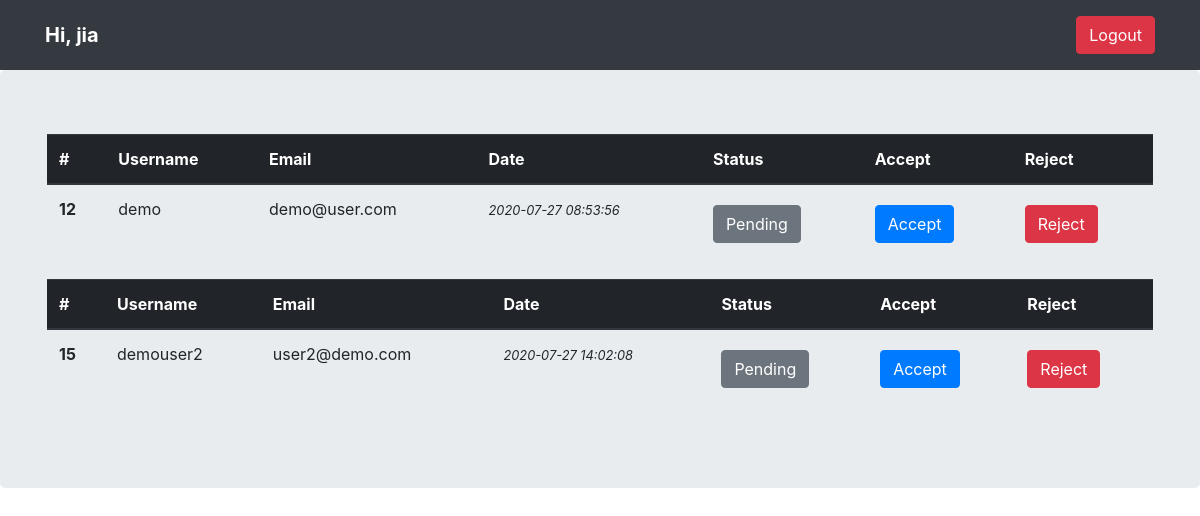
/ (signed in), run on an earlier commit of the app's database.
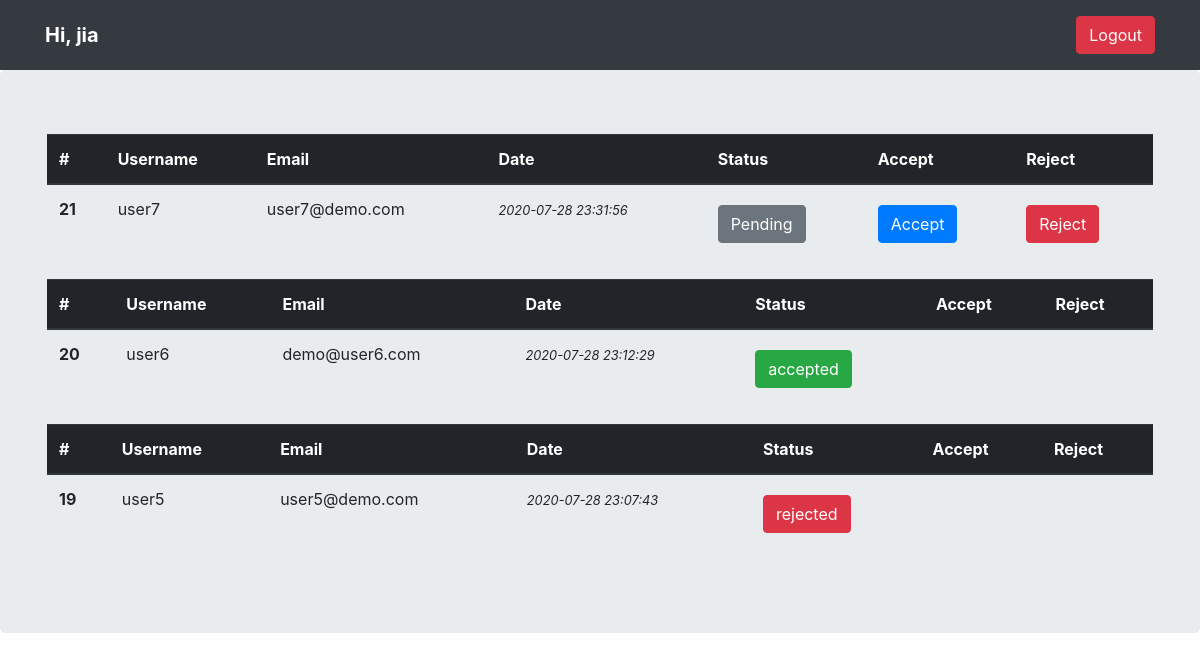
And on a later commit of the database.
### tables this page shows
CREATE TABLE `requests` (
  `id` int(11) NOT NULL,
  `username` varchar(255) NOT NULL,
  `email` varchar(255) NOT NULL,
  `password` varchar(255) NOT NULL,
  `date` datetime NOT NULL,
  `status` varchar(255) DEFAULT 'created'
);

### functions.php (called while the page is built, shortened)
<?php
    function fetchAll($query){
        $con = new PDO(DBINFO, DBUSER, DBPASS);
        $stmt = $con->query($query);
        return $stmt->fetchAll();
    }
?>

### created.php (the view, shortened to what this page needs)
<!DOCTYPE html>
<html lang="en">
<head>
    <link rel="stylesheet" href="https://maxcdn.bootstrapcdn.com/bootstrap/4.0.0/css/bootstrap.min.css">
</head>
<body>
<header>
    <main role="main">
      <section class="jumbotron text-center">
        <div class="container">
        <center>
            <?php
                $query = "select * from `requests`;";
                if(count(fetchAll($query))>0){
                    foreach(fetchAll($query) as $row){
                      if($row['status']== 'created'){
                        ?>
                        <center>
                        <table class="table">
  <thead class="thead-dark">
    <tr>
      <th scope="col">#</th>
      <th scope="col">Username</th>
      <th scope="col">Email</th>
      <th scope="col">Date</th>
      <th scope="col">Status</th>
      <th scope="col">Accept</th>
      <th scope="col">Reject</th>
    </tr>
  </thead>
  <tbody>
    <tr>
      <th scope="row"><?php echo $row['id'] ?></th>
      <td><?php echo $row['username'] ?></td>
      <td><?php echo $row['email'] ?></td>
      <td><small><i><?php echo $row['date'] ?></i></small></td>
      <td><button class="btn btn-secondary my-2">Pending</button></td>
      <td><a href="accept.php?id=<?php echo $row['id'] ?>" class="btn btn-primary my-2">Accept</a></td>
      <td><a href="reject.php?id=<?php echo $row['id'] ?>" class="btn btn-danger my-2">Reject</a></td>
    </tr>
  </tbody>
</table>
                </center>
            <?php
                }
                        }
                }else{
                    echo "No Pending Requests.";
                }
            ?>
          <?php
                $query = "select * from `requests`;";
                if(count(fetchAll($query))>0){
                    foreach(fetchAll($query) as $row){
                      if($row['status']== 'accepted'){
                        ?>
                        <center>
                        <table class="table">
  <thead class="thead-dark">
    <tr>
      <th scope="col">#</th>
      <th scope="col">Username</th>
      <th scope="col">Email</th>
      <th scope="col">Date</th>
      <th scope="col">Status</th>
      <th scope="col">Accept</th>
      <th scope="col">Reject</th>
    </tr>
  </thead>
  <tbody>
    <tr>
      <th scope="row"><?php echo $row['id'] ?></th>
      <td><?php echo $row['username'] ?></td>
      <td><?php echo $row['email'] ?></td>
      <td><small><i><?php echo $row['date'] ?></i></small></td>
      <td><button class="btn btn-success my-2"><?php echo $row['status']?></button></td>
      <td></td>
      <td></td>
    </tr>
  </tbody>
</table>
                </center>
            <?php
                }
                        }
                }else{
                    echo "No Pending Requests.";
                }
            ?>
<?php
      $query = "select * from `requests`;";
      if(count(fetchAll($query))>0){
          foreach(fetchAll($query) as $row){
            if($row['status']== 'rejected'){
              ?>
              <center>
              <table class="table">
<thead class="thead-dark">
<tr>
<th scope="col">#</th>
<th scope="col">Username</th>
<th scope="col">Email</th>
<th scope="col">Date</th>
<th scope="col">Status</th>
<th scope="col">Accept</th>
<th scope="col">Reject</th>
</tr>
</thead>
<tbody>
<tr>
<th scope="row"><?php echo $row['id'] ?></th>
<td><?php echo $row['username'] ?></td>
<td><?php echo $row['email'] ?></td>
<td><small><i><?php echo $row['date'] ?></i></small></td>
<td><button class="btn btn-danger my-2"><?php echo $row['status']?></button></td>
<td></td>
<td></td>
</tr>
</tbody>
</table>
      </center>
  <?php
      }
              }
      }else{
          echo "No Pending Requests.";
      }
  ?>
        </div>
      </section>
    </main>
</body>
</html>

### index.php (shortened to what this page needs)
<?php
    include("functions.php");
?>
<!DOCTYPE html>
<html lang="en">
<head>
    <link rel="stylesheet" href="https://maxcdn.bootstrapcdn.com/bootstrap/4.0.0/css/bootstrap.min.css">
</head>
<body>
<header>
      <div class="navbar navbar-dark bg-dark box-shadow">
        <div class="container d-flex justify-content-between">
          <a href="#" class="navbar-brand d-flex align-items-center">
            <strong>Hi, <?php echo $_SESSION['username']?></strong>
          </a>
            <div class="pull-right">
                <form method="post">
                    <button name="logout" class="btn btn-danger my-2">Logout</button>
                </form>
            </div>
        </div>
      </div>
    </header>
<?php
include("created.php");
?>
</body>
</html>

What changed in the data, as far as the page shows it:
removed requests: id "12", username "demo", email "demo@user.com", date "2020-07-27 08:53:56"
removed requests: id "15", username "demouser2", email "user2@demo.com", date "2020-07-27 14:02:08"
added requests: id "21", username "user7", email "user7@demo.com", date "2020-07-28 23:31:56"
added requests: id "20", username "user6", email "demo@user6.com", date "2020-07-28 23:12:29", status "accepted"
added requests: id "19", username "user5", email "user5@demo.com", date "2020-07-28 23:07:43", status "rejected"
